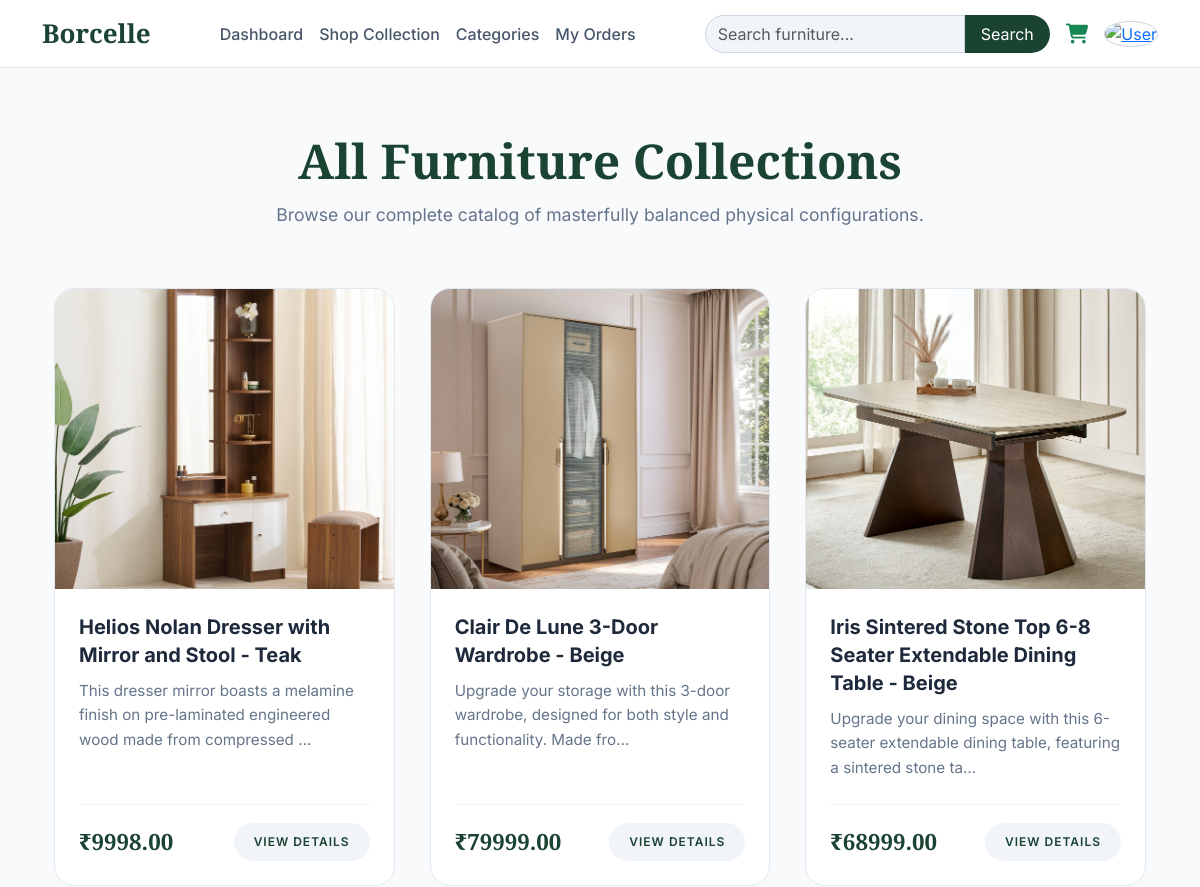
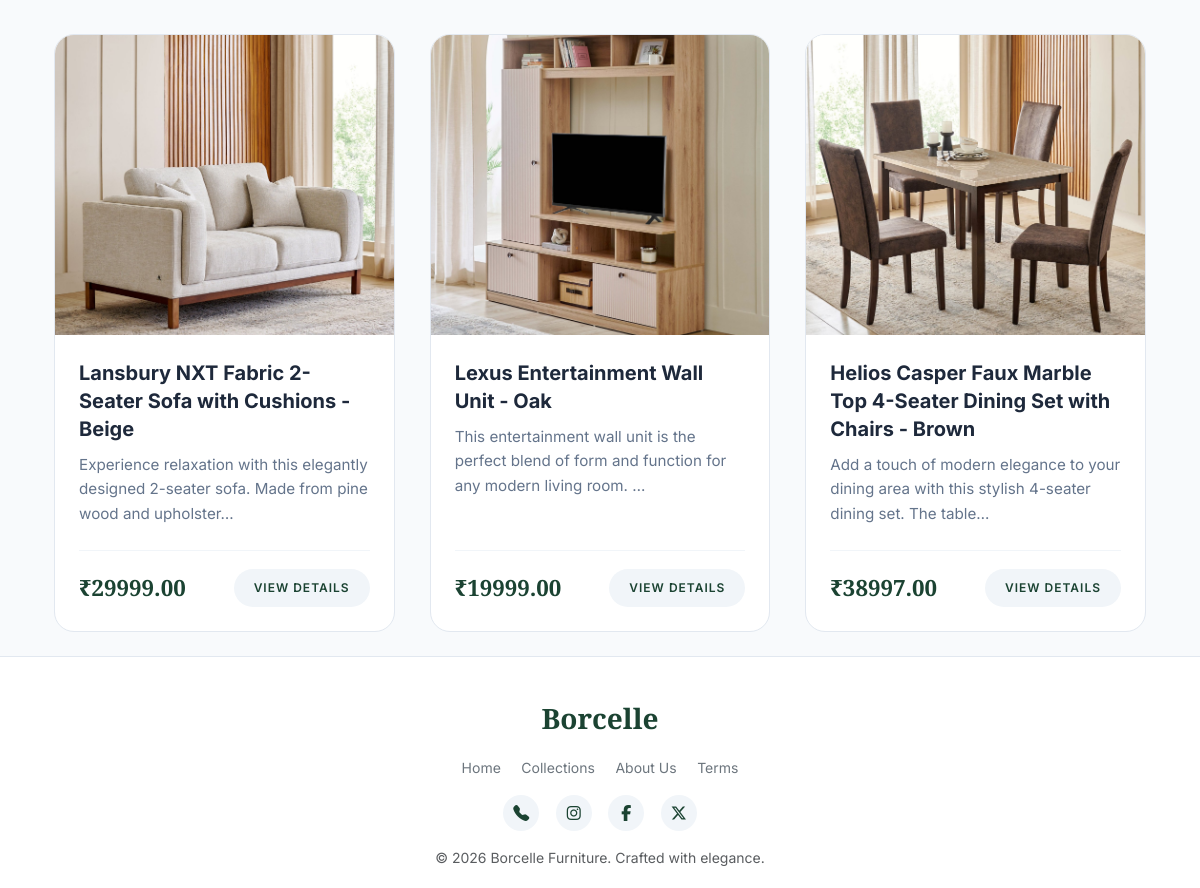
The app's page /customer/productsview/ (signed in) with its own data (2 pictures, top to bottom).
### adminApp/models.py (models this page shows)
class Product(models.Model):
    ProductId = models.AutoField(primary_key=True)
    ProductName = models.CharField(max_length=200)
    ProductDescription = models.TextField()
    ProductImage = models.ImageField(upload_to='products/', null=True, blank=True)
    ProductPrice = models.DecimalField(max_digits=10, decimal_places=2)
    stock = models.IntegerField(default=0)
    category = models.ForeignKey(Category, on_delete=models.CASCADE, related_name='products')

### customerApp/views.py (the view)
def productsList(request):
    product_details = Product.objects.all()
    return render(request, 'Customer/productView.html', {
        'product_details': product_details,
        'action': 'list'
    })

### templates/Customer/productView.html (shortened to what this page needs)
{% extends "customerHeader.html" %}
{% block content %}
<div class="container">
  <div class="store-page-header">
    <h1>All Furniture Collections</h1>
    <p>Browse our complete catalog of masterfully balanced physical configurations.</p>
  </div>
  {% if product_details %}
    <div class="store-prod-grid">
      {% for product in product_details %}
      <a href="{% url 'productdetails' id=product.ProductId name=product.ProductName|slugify %}" style="text-decoration: none; color: inherit;">
        <div class="store-card">
          <div class="store-card-img">
            {% if product.ProductImage %}
              <img src="{{ product.ProductImage.url }}" alt="{{ product.ProductName }}">
            {% else %}
              <img src="https://images.unsplash.com/photo-1586023492125-27b2c045efd7?q=80&w=600" alt="Asset Placeholder">
            {% endif %}
          </div>
          <div class="store-card-body">
            <div class="store-card-title">{{ product.ProductName }}</div>
            <div class="store-card-desc">
              {{ product.ProductDescription|truncatechars:100 }}
            </div>
            <div class="store-card-bottom">
              <div class="store-card-price">₹{{ product.ProductPrice }}</div>
              <span class="store-card-link">View Details</span>
            </div>
          </div>
        </div>
      </a>
      {% endfor %}
    </div>
  {% else %}
    <div class="store-empty">
      <span style="font-size: 3rem; display: block; margin-bottom: 15px;">📦</span>
      <h3>Inventory Registry Empty</h3>
      <p>Our studios are currently finalizing new catalog listings. Please check back shortly.</p>
    </div>
  {% endif %}
</div>
{% endblock %}

### templates/customerHeader.html (style rules this page uses)
body { font-family: 'Inter', sans-serif; background: #f8fafc; color: #1e293b; display: flex; flex-direction: column; min-height: 100vh; margin: 0; }

### templates/Customer/productView.html (style rules this page uses)
.store-page-header { text-align: center; margin: 40px 0 60px; }
.store-page-header h1 { font-family: 'Playfair Display', serif; font-size: 3rem; color: #1b4332; font-weight: 700; margin-bottom: 12px; }
.store-page-header p { color: #64748b; font-size: 1.1rem; }
.store-prod-grid { display: grid; grid-template-columns: repeat(auto-fill, minmax(300px, 1fr)); gap: 35px; }
.store-card { background: #ffffff; border: 1px solid #e2e8f0; border-radius: 20px; overflow: hidden; display: flex; flex-direction: column; height: 100%; transition: all 0.3s cubic-bezier(0.4, 0, 0.2, 1); }
.store-card-img { height: 300px; background: #f8fafc; overflow: hidden; position: relative; }
.store-card-img img { width: 100%; height: 100%; object-fit: cover; transition: transform 0.5s ease; }
.store-card-body { padding: 24px; display: flex; flex-direction: column; flex: 1; }
.store-card-title { font-size: 1.25rem; font-weight: 700; color: #1e293b; margin-bottom: 10px; line-height: 1.4; }
.store-card-desc { font-size: 0.95rem; color: #64748b; margin-bottom: 24px; line-height: 1.6; flex: 1; }
.store-card-bottom { display: flex; justify-content: space-between; align-items: center; border-top: 1px solid #f1f5f9; padding-top: 18px; }
.store-card-price { font-family: 'Playfair Display', serif; font-size: 1.4rem; font-weight: 700; color: #1b4332; }
.store-card-link { background: #f1f5f9; color: #1b4332; padding: 10px 20px; border-radius: 30px; font-size: 12px; font-weight: 600; text-transform: uppercase; letter-spacing: 1px; transition: all 0.2s ease; }

### records on screen
Product: ProductImage (picture), ProductName "Helios Nolan Dresser with Mirror and Stool - Teak", ProductDescription "This dresser mirror boasts a melamine finish on pre-laminated engineered wood made from compressed …", ProductPrice "9998.00"
Product: ProductImage (picture), ProductName "Clair De Lune 3-Door Wardrobe - Beige", ProductDescription "Upgrade your storage with this 3-door wardrobe, designed for both style and functionality. Made fro…", ProductPrice "79999.00"
Product: ProductImage (picture), ProductName "Iris Sintered Stone Top 6-8 Seater Extendable Dining Table - Beige", ProductDescription "Upgrade your dining space with this 6-seater extendable dining table, featuring a sintered stone ta…", ProductPrice "68999.00"
Product: ProductImage (picture), ProductName "Lansbury NXT Fabric 2-Seater Sofa with Cushions - Beige", ProductDescription "Experience relaxation with this elegantly designed 2-seater sofa. Made from pine wood and upholster…", ProductPrice "29999.00"
Product: ProductImage (picture), ProductName "Lexus Entertainment Wall Unit - Oak", ProductDescription "This entertainment wall unit is the perfect blend of form and function for any modern living room. …", ProductPrice "19999.00"
Product: ProductImage (picture), ProductName "Helios Casper Faux Marble Top 4-Seater Dining Set with Chairs - Brown", ProductDescription "Add a touch of modern elegance to your dining area with this stylish 4-seater dining set. The table…", ProductPrice "38997.00"
